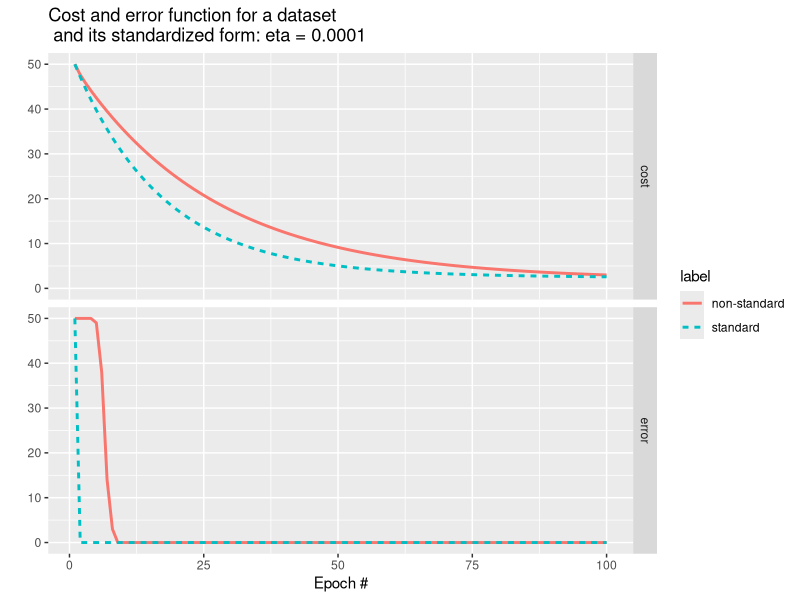
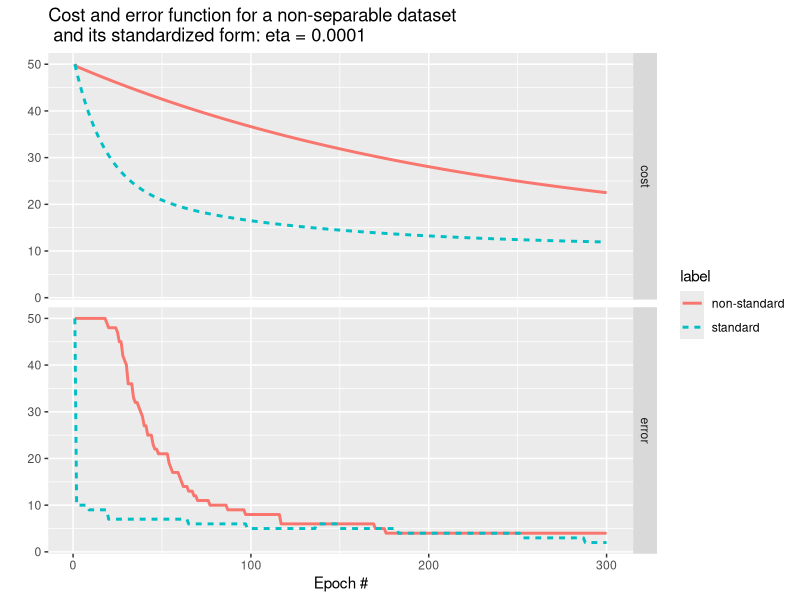

Write the R code that produced these figures, in order.
## ---- chunk 1
knitr::opts_chunk$set(echo = TRUE)
## ---- chunk 2
# load the iris dataset
data(iris)
str(iris)

# sepal and petal dimensions
X <- iris[1:100, 1:4]
names(X) <- tolower(names(X))

# initialize X_std dataframe
X_std <- iris[1:100, 1:4]

# define standardized data set
for (i in 1:4) {
        X_std[, i] <- (X[, i]-mean(X[, i]))/sd(X[, i])
}

# first few rows of both data frames
head(X)
head(X_std)

# binary classification vector according to species: setosa(-1), versicolor(1)
y <- rep(1, 100)
y[which(iris[, 5] == "setosa")] <- -1
y[which(iris[, 5] == "versicolor")] <- 1

# pre-process non-separable data points (ns stands for non-separable)
# sepal and petal dimensions
Xns <- iris[51:150, 1:4]
names(Xns) <- tolower(names(Xns))

# initialize X_std dataframe
Xns_std <- iris[51:150, 1:4]

# define standardized data set
for (i in 1:4) {
        Xns_std[, i] <- (Xns[, i]-mean(Xns[, i]))/sd(Xns[, i])
}

# binary classification vector according to species: setosa(-1), versicolor(1)
yns <- rep(1, 100)
l1 <- sum(iris[, 5] == "versicolor")
l2 <- sum(iris[, 5] == "virginica")
yns[1:l1] <- -1
yns[(l1+1):(l1+l2)] <- 1
dim(Xns)
length(yns)
## ---- chunk 3
adalineGD <- function(X, y, n_iter=10, eta=0.01) {
        
        # extend input vector and initialize extended weight
        X[, dim(X)[2] + 1] <- 1 
        X <- as.matrix(X)
        w <- as.matrix(rep(0, dim(X)[2]))
        
        # initialize cost values - gets updated according to epochnums -                number of epochs
        cost <- rep(0, n_iter)
        error <- rep(0, n_iter)
        
        # loop over the number of epochs
        for (i in 1:n_iter) {
                
                # find the number of wrong prediction before weight update
                for (j in 1:dim(X)[1]) {
                        
                        # compute net input
                        z <- sum(w * X[j, ])
                        
                        # quantizer
                        if(z < 0.0) {
                                ypred <- -1
                        } else {
                                ypred <- 1
                        }
                        
                        # comparison with actual labels and counting error
                        if(ypred != y[j]) {
                                error[i] <- error[i] + 1
                        }
                }
                cost[i] <- sum((y - X %*% w)^2)/2
                
                # update weight according to gradient descent
                w <- w + eta*t(X) %*% (y - X %*% w)
        }
        
        # data frame consisting of cost and error info
        infomatrix <- matrix(rep(0, 3 * n_iter), nrow = n_iter, ncol = 3)
        infomatrix[, 1] <- 1:n_iter
        infomatrix[, 2] <- cost
        infomatrix[, 3] <- error
        
        infodf <- as.data.frame(infomatrix)
        names(infodf) <- c("epoch", "cost", "error")
        
        return(infodf)
}
## ---- chunk 4
library(ggplot2)
library(reshape2)

# Standardized vs non-standard data: Cost and error function
eta <- 0.0001
n_iter <- 100
result1 <- adalineGD(X, y, n_iter, eta)
label <- rep("non-standard", dim(result1)[1])
result1 <- cbind(label, result1)
result2 <- adalineGD(X_std, y, n_iter, eta)
label <- rep("standard", dim(result2)[1])
result2 <- cbind(label, result2)

df <- rbind(result1, result2)

# long format of data frame
dflong <- melt(df, id.vars=c("epoch", "label"))
head(dflong)

ggplot(dflong, aes(x=epoch, y=value)) + 
        geom_line(aes(color=label, linetype=label), size = 1) +
        facet_grid(variable ~ .) + xlab("Epoch #") + ylab("") +
        ggtitle("Cost and error function for a dataset \n and its standardized form: eta = 0.0001")
# Convergence of weights depending on learning rate

# Long term behaviour of cost function

# Classifying non-separable data
## ---- chunk 5
# Standardized vs non-standard data: Cost and error function
eta <- 0.0001
n_iter <- 300
result1 <- adalineGD(Xns, yns, n_iter, eta)
label <- rep("non-standard", dim(result1)[1])
result1 <- cbind(label, result1)
result2 <- adalineGD(Xns_std, yns, n_iter, eta)
label <- rep("standard", dim(result2)[1])
result2 <- cbind(label, result2)

df <- rbind(result1, result2)

# long format of data frame
dflong <- melt(df, id.vars=c("epoch", "label"))
head(dflong)

ggplot(dflong, aes(x=epoch, y=value)) + 
        geom_line(aes(color=label, linetype=label), size = 1) +
        facet_grid(variable ~ .) + xlab("Epoch #") + ylab("") +
        ggtitle("Cost and error function for a non-separable dataset \n and its standardized form: eta = 0.0001")
